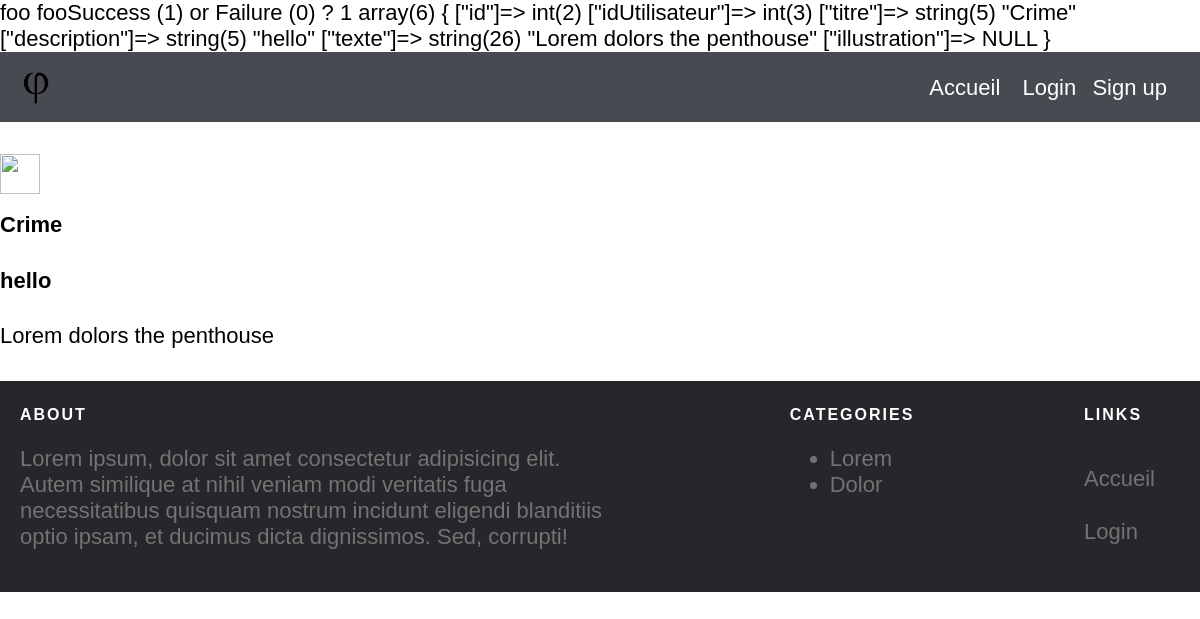
/ctrl/article-detail.php?id=2, run on the app's committed database.
### tables this page shows
CREATE TABLE article (
   id bigint(20) NOT NULL AUTO_INCREMENT PRIMARY KEY
  ,titre  varchar(50) NOT NULL
  ,description varchar(80) NOT NULL
  ,texte varchar(50) NOT NULL
  ,illustration varbinary(500)
  ,idUtilisateur bigint(20) NOT NULL
);

### lib/db.php (called while the page is built)
<?php
function getPDO()
{
    $host = '127.0.0.1';
    $port = '3306';
    $dbname = '520_fc';
    $user = 'root';
    $password = '';
    $dataSourceName = "mysql:host=$host;port=$port;dbname=$dbname";
    $pdo = new PDO($dataSourceName, $user, $password);
    $pdo->setAttribute(PDO::ATTR_ERRMODE, PDO::ERRMODE_EXCEPTION);
    return $pdo;
}

### view/article-detail.php (the view)
<?php include '../view/partial/header.php' ?>
<main>
    <img src="../asset/upload/<?= $article['illustration']?>" alt="">
    <h2><?= $article['titre']?></h2>
    <h4><?= $article['description']?></h4>
    <p><?= $article['texte']?></p>
</main>
<?php include '../view/partial/footer.php' ?>

### asset/css/style.css (style rules this page uses)
* { box-sizing: border-box; font-family: Arial, Helvetica, sans-serif; font-size: 22px; }
body { margin: 0; }
img { max-width: 100%; }
img { width: 40px; }

### data on the page
article: titre "Crime", description "hello", texte "Lorem dolors the penthouse"

### other printed values
$msg "Success (1) or Failure (0) ? 1"
